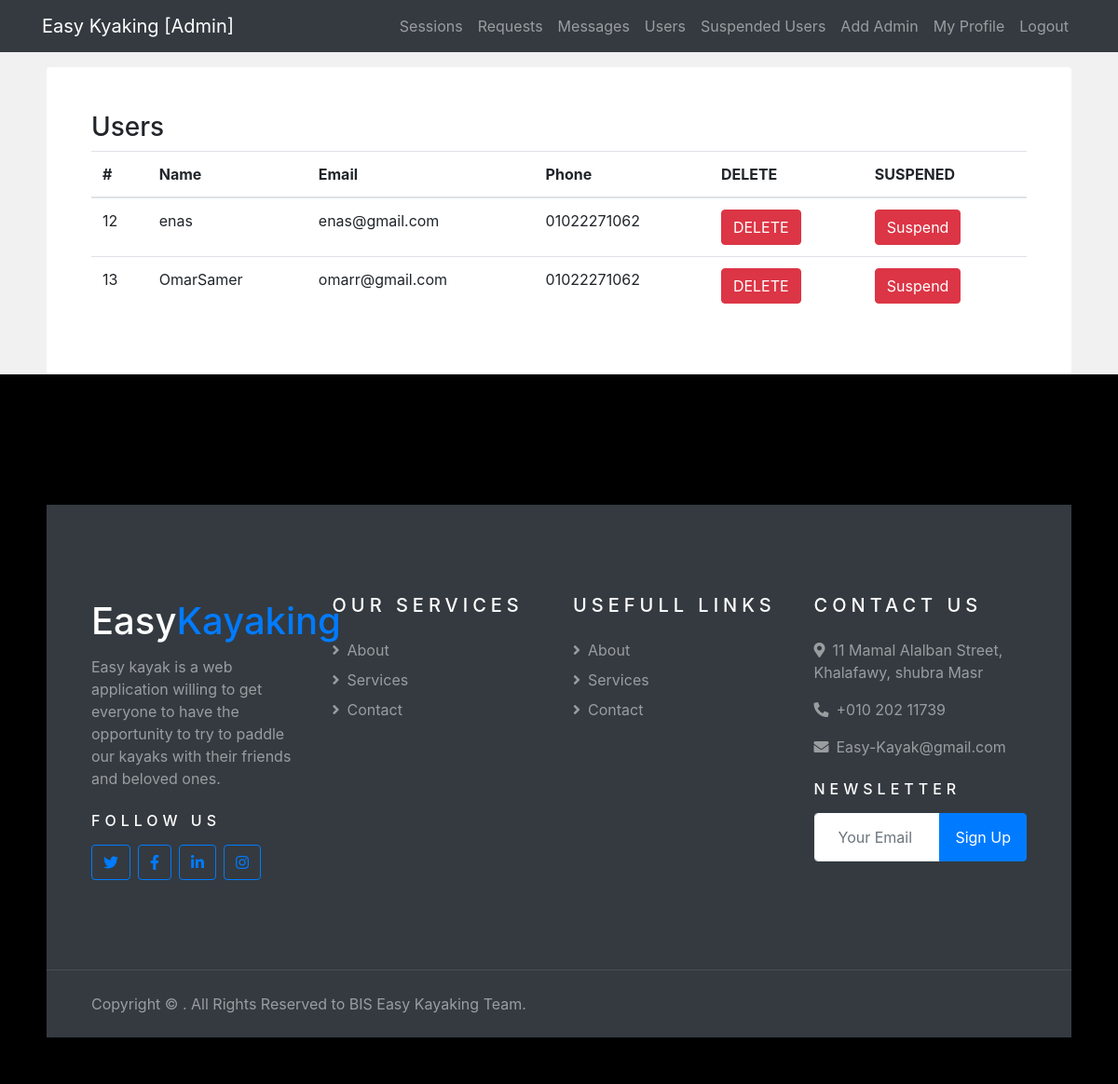
The page /admin/staff.php (signed in) on the database its author committed.
### tables this page shows
CREATE TABLE `user` (
  `user_id` int(11) NOT NULL,
  `username` varchar(255) NOT NULL,
  `email` varchar(255) NOT NULL,
  `password` varchar(255) NOT NULL,
  `phone` varchar(255) NOT NULL,
  `suspended` varchar(255) NOT NULL
);

### admin/backend.php (called while the page is built, shortened)
<?php
  function url($var = null)
  {
    return base_url.$var;
  }

### admin/staff.php (the view, shortened to what this page needs)
<?php
  include 'header.php';
  include 'navbar.php';
  $seletQuery = "SELECT * FROM `user` WHERE `suspended`='NO'";
  $runSelect = mysqli_query($connect , $seletQuery);
?>
<?php if(isset($_SESSION['adminId'])){?>
<div class="text-right py-2 px-5">
</div>
<div class="table-content bg-white py-5 px-5 rounded">
  <table class="table table-hover ">
  <p class="h3">Users</p>
  <thead>
    <tr>
      <th scope="col">#</th>
      <th scope="col">Name</th>
      <th scope="col">Email</th>
      <th scope="col">Phone</th>
      <th scope="col">DELETE</th>
      <th scope="col">SUSPENED</th>
    </tr>
  </thead>
  <tbody>
  <?php foreach($runSelect as $array){?>
    <tr>
      <td><?php echo $array['user_id'] ?></td>
      <td><?php echo $array['username'] ?></td>
      <td><?php echo $array['email'] ?></td>
      <td><?php echo $array['phone'] ?></td>
      <td><a class="btn btn-danger"href="staff.php?delete=<?php echo $array['user_id'] ;?>" class="btn btn-danger">DELETE</a></td>
      <td><a class="btn btn-danger"href="staff.php?suspend=<?php echo $array['user_id']?>" class="btn">Suspend</a></td>
    </tr>
    <?php } ?>
  </tbody>
</table>
</div>
<?php
include 'footer.php';
?>
<?php }else{
  header("location:login.php");
}  ?>

### admin/header.php (shortened to what this page needs)
<?php
  require('backend.php');
?>
<!DOCTYPE html>
<html lang="en">
<head>
    <link rel="stylesheet" href="<?php echo url('vendor/css/bootstrap.css')?>">
    <link rel="stylesheet" href="<?php echo url('vendor/css/font-awesome-all.css')?>">
    <link rel="stylesheet" href="<?php echo url('vendor/css/owl.css')?>">
    <link rel="stylesheet" href="<?php echo url('vendor/css/owltheme.css')?>">
    <link rel="stylesheet" href="<?php echo url('vendor/css/snackbar.min.css')?>">
    <link rel="stylesheet" href="<?php echo url('css/oldindex.css')?>">
    <link rel="stylesheet" href="<?php echo url('css/index.css')?>">
</head>
<body>

### admin/navbar.php (shortened to what this page needs)
<nav class="navbar navbar-expand-lg navbar-dark bg-dark">
  <div class="container">
  <a class="navbar-brand" href="#">Easy Kyaking [Admin]</a>
  <div class="collapse navbar-collapse" id="navbarSupportedContent">
    <ul class="navbar-nav ml-auto">
      <li class="nav-item">
        <a class="nav-link" href="addsession.php">Sessions</a>
      </li>
      <li class="nav-item">
        <a class="nav-link" href="request.php">Requests</a>
      </li>
      <li class="nav-item">
        <a class="nav-link" href="messages.php">Messages</a>
      </li>
      <li class="nav-item">
        <a class="nav-link" href="staff.php">Users</a>
      </li>
      <li class="nav-item">
        <a class="nav-link" href="suspendedusers.php">Suspended Users</a>
      </li>
      <li class="nav-item">
        <a class="nav-link" href="addstaff.php">Add Admin</a>
      </li>
      <li class="nav-item">
        <a class="nav-link" href="adminData.php">My Profile</a>
      </li>
      <li class="nav-item">
        <a class="nav-link" href="logout.php">Logout</a>
      </li>
    </ul>
  </div>
  </div>
</nav>

### admin/footer.php (shortened to what this page needs)
<link rel="stylesheet" href="https://cdnjs.cloudflare.com/ajax/libs/font-awesome/5.15.2/css/all.min.css"/>
  <footer>
    <div class="container-fluid bg-dark text-white-50 py-5 px-sm-3 px-lg-5" style="margin-top: 90px;">
        <div class="row pt-5">
            <div class="col-lg-3 col-md-6 mb-5">
                <a href="" class="navbar-brand">
                    <h1 class="text-primary"><span class="text-white">Easy</span>Kayaking</h1>
                </a>
                <p>Easy kayak is a web application willing to get everyone to have the
opportunity to try to paddle our kayaks with their friends and beloved
ones.</p>
                <h6 class="text-white text-uppercase mt-4 mb-3" style="letter-spacing: 5px;">Follow Us</h6>
                <div class="d-flex justify-content-start">
                    <a class="btn btn-outline-primary btn-square mr-2" href="#"><i class="fab fa-twitter"></i></a>
                    <a class="btn btn-outline-primary btn-square mr-2" href="#"><i class="fab fa-facebook-f"></i></a>
                    <a class="btn btn-outline-primary btn-square mr-2" href="#"><i class="fab fa-linkedin-in"></i></a>
                    <a class="btn btn-outline-primary btn-square" href="#"><i class="fab fa-instagram"></i></a>
                </div>
            </div>
            <div class="col-lg-3 col-md-6 mb-5">
                <h5 class="text-white text-uppercase mb-4" style="letter-spacing: 5px;">Our Services</h5>
                <div class="d-flex flex-column justify-content-start">
                    <a class="text-white-50 mb-2" href="#about"><i class="fa fa-angle-right mr-2"></i>About</a>
                    <a class="text-white-50 mb-2" href="#service"><i class="fa fa-angle-right mr-2"></i>Services</a>
                    <a class="text-white-50" href="#contact"><i class="fa fa-angle-right mr-2"></i>Contact</a>
                </div>
            </div>
            <div class="col-lg-3 col-md-6 mb-5">
                <h5 class="text-white text-uppercase mb-4" style="letter-spacing: 5px;">Usefull Links</h5>
                <div class="d-flex flex-column justify-content-start">
                <a class="text-white-50 mb-2" href="#about"><i class="fa fa-angle-right mr-2"></i>About</a>
                    <a class="text-white-50 mb-2" href="#service"><i class="fa fa-angle-right mr-2"></i>Services</a>
                    <a class="text-white-50" href="#contact"><i class="fa fa-angle-right mr-2"></i>Contact</a>
                </div>
            </div>
            <div class="col-lg-3 col-md-6 mb-5">
                <h5 class="text-white text-uppercase mb-4" style="letter-spacing: 5px;">Contact Us</h5>
                <p><i class="fa fa-map-marker-alt mr-2"></i>11 Mamal Alalban Street, Khalafawy, shubra Masr</p>
                <p><i class="fa fa-phone-alt mr-2"></i>+010 202 11739</p>
                <p><i class="fa fa-envelope mr-2"></i>Easy-Kayak@gmail.com</p>
                <h6 class="text-white text-uppercase mt-4 mb-3" style="letter-spacing: 5px;">Newsletter</h6>
                <div class="w-100">
                    <div class="input-group">
                        <input type="text" class="form-control border-light" style="padding: 25px;" placeholder="Your Email">
                        <div class="input-group-append">
                            <button class="btn btn-primary px-3">Sign Up</button>
                        </div>
                    </div>
                </div>
            </div>
        </div>
    </div>
    <div class="container-fluid bg-dark text-white border-top py-4 px-sm-3 px-md-5" style="border-color: rgba(256, 256, 256, .1) !important;">
        <div class="row">
            <div class="col-lg-6 text-center text-md-left mb-3 mb-md-0">
                <p class="m-0 text-white-50">Copyright &copy; <a href="#"></a>. All Rights Reserved to BIS Easy Kayaking Team.</a>
                </p>
            </div>
        </div>
    </div>
 </footer>
</body>
</html>

### css/oldindex.css (style rules this page uses)
*,*::before,*::after { -webkit-box-sizing: border-box; -moz-box-sizing: border-box; -o-box-sizing: border-box; box-sizing: border-box; }
body { padding: 0; margin: 0; }

### css/index.css (style rules this page uses)
:root { --yellowcolor:#651401; --old:rgb(19, 90, 90) ; }
body { background: #f1f1f1; }
footer { padding: 50px; background: #000; }
.table-content { width: 1100px; margin: auto; }

### rows shown on the page
user: user_id "12", username "enas", email "enas@gmail.com", phone "01022271062"
user: user_id "13", username "OmarSamer", email "omarr@gmail.com", phone "01022271062"
